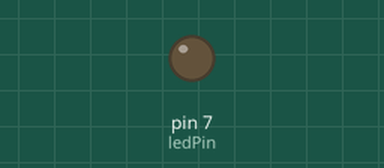
A sketch run on a simulated Arduino Uno, built with avr-gcc and run on an emulated ATmega328P. Shown: output pins drawn as LEDs (lit = HIGH). Dashed ring = blinking. At 2.0 s the program stops and its outputs stay as they are.

Above: at 0.5 s.
At 1.85 s:
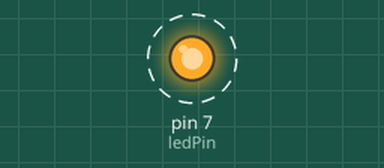
Timing chart, 0 to 3.0 s (numbered marks = the images above):
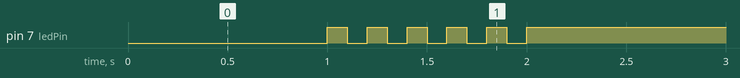

Measured:
- by itself, pin 7 (ledPin): alternates HIGH for 0.10 s and LOW for 0.10 s, 11 changes in all, then stays HIGH

The sketch:

05P14.ino
```cpp
const int ledPin = 7; // GPIO 7번 핀 지정

void setup() {
  pinMode(ledPin, OUTPUT);
}

void loop() {
  // 1. 처음 1초 동안 LED 켜기 (ACTIVE LOW 방식이므로 '0' 출력)
  digitalWrite(ledPin, LOW);
  delay(1000);

  // 2. 다음 1초 동안 5회 깜빡이기
  // Off(1/HIGH) 0.1초 -> On(0/LOW) 0.1초 (총 0.2초 * 5회 = 1초)
  for (int i = 0; i < 5; i++) {
    digitalWrite(ledPin, HIGH); // 꺼짐 (OFF)
    delay(100);
    digitalWrite(ledPin, LOW);  // 켜짐 (ON)
    delay(100);
  }

  // 3. 2초 시점에 LED를 완전히 끄고(1/HIGH 출력) 종료
  digitalWrite(ledPin, HIGH);
  while (1) {
    // infinite loop
  }
}
```
